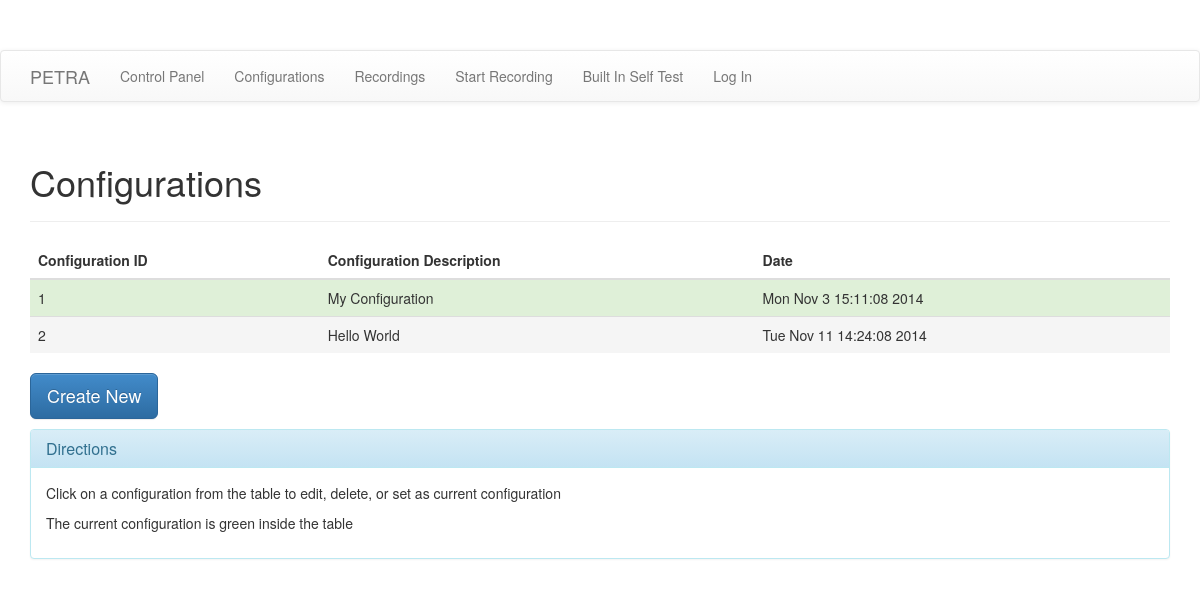
Screenshot of /rec_config/ with the database file from the repository.
### app/models.py (models this page shows, shortened)
class Configuration(db.Model):
    config_id = db.Column(db.Integer, primary_key=True)
    config_name = db.Column(db.String(120), nullable=False)
    config_time = db.Column(db.Integer, nullable=False)
    user_id = db.Column(db.Integer, db.ForeignKey('user.id'))
    ip_1a = db.Column(db.String(20), nullable=True)
    ip_1b = db.Column(db.String(20), nullable=True)
    ip_1c = db.Column(db.String(20), nullable=True)
    ip_1d = db.Column(db.String(20), nullable=True)
    port_1a = db.Column(db.Integer, nullable=True)
    port_1b = db.Column(db.Integer, nullable=True)
    port_1c = db.Column(db.Integer, nullable=True)
    port_1d = db.Column(db.Integer, nullable=True)
    ip_2a = db.Column(db.String(20), nullable=True)
    ip_2b = db.Column(db.String(20), nullable=True)
    ip_2c = db.Column(db.String(20), nullable=True)
    ip_2d = db.Column(db.String(20), nullable=True)
    port_2a = db.Column(db.Integer, nullable=True)
    port_2b = db.Column(db.Integer, nullable=True)
    port_2c = db.Column(db.Integer, nullable=True)
    port_2d = db.Column(db.Integer, nullable=True)
    ip_3a = db.Column(db.String(20), nullable=True)
    ip_3b = db.Column(db.String(20), nullable=True)
    ip_3c = db.Column(db.String(20), nullable=True)
    ip_3d = db.Column(db.String(20), nullable=True)
    port_3a = db.Column(db.Integer, nullable=True)
    port_3b = db.Column(db.Integer, nullable=True)
    port_3c = db.Column(db.Integer, nullable=True)
    port_3d = db.Column(db.Integer, nullable=True)
    ip_4a = db.Column(db.String(20), nullable=True)
    ip_4b = db.Column(db.String(20), nullable=True)
    ip_4c = db.Column(db.String(20), nullable=True)
    ip_4d = db.Column(db.String(20), nullable=True)
    port_4a = db.Column(db.Integer, nullable=True)
    port_4b = db.Column(db.Integer, nullable=True)
    port_4c = db.Column(db.Integer, nullable=True)
    port_4d = db.Column(db.Integer, nullable=True)
    ip_5a = db.Column(db.String(20), nullable=True)
    ip_5b = db.Column(db.String(20), nullable=True)
    ip_5c = db.Column(db.String(20), nullable=True)
    ip_5d = db.Column(db.String(20), nullable=True)
    port_5a = db.Column(db.Integer, nullable=True)
    port_5b = db.Column(db.Integer, nullable=True)
    port_5c = db.Column(db.Integer, nullable=True)
    port_5d = db.Column(db.Integer, nullable=True)
    ip_6a = db.Column(db.String(20), nullable=True)
    ip_6b = db.Column(db.String(20), nullable=True)
    ip_6c = db.Column(db.String(20), nullable=True)
    ip_6d = db.Column(db.String(20), nullable=True)
    port_6a = db.Column(db.Integer, nullable=True)
    port_6b = db.Column(db.Integer, nullable=True)
    port_6c = db.Column(db.Integer, nullable=True)
    port_6d = db.Column(db.Integer, nullable=True)
    ip_7a = db.Column(db.String(20), nullable=True)
    ip_7b = db.Column(db.String(20), nullable=True)
    ip_7c = db.Column(db.String(20), nullable=True)
    ip_7d = db.Column(db.String(20), nullable=True)
    port_7a = db.Column(db.Integer, nullable=True)
    port_7b = db.Column(db.Integer, nullable=True)
    port_7c = db.Column(db.Integer, nullable=True)
    port_7d = db.Column(db.Integer, nullable=True)
    ip_8a = db.Column(db.String(20), nullable=True)
    ip_8b = db.Column(db.String(20), nullable=True)
    ip_8c = db.Column(db.String(20), nullable=True)
    ip_8d = db.Column(db.String(20), nullable=True)
    port_8a = db.Column(db.Integer, nullable=True)
    port_8b = db.Column(db.Integer, nullable=True)
    port_8c = db.Column(db.Integer, nullable=True)
    port_8d = db.Column(db.Integer, nullable=True)

### app/rec_config/views.py (the view)
@rec_config_bp.route('/')
def config():
    configs = Configuration.query.all()
    current_config = CurrentConfiguration.query.first()
    names = []
    dates = []
    ids = []
    current_id = None
    if configs is not None and current_config is not None:
        current_id = current_config.config_id
        for config in configs:
            names.append(config.config_name)
            dates.append(time.ctime(config.config_time/1000000))
            ids.append(config.config_id)
    return render_template("rec_config/rec_config.html", names=names,
                            dates=dates, ids=ids, current_id=current_id)

### app/templates/rec_config/rec_config.html (shortened to what this page needs)
<!DOCTYPE html>
<html lang="en">
  <head>
    <link href="../../static/css/bootstrap.min.css" rel="stylesheet">
    <link rel="stylesheet" type="text/css" href="../../static/css/bootstrap-theme.min.css">
    <link href="../../static/css/starter-template.css" rel="stylesheet">
  </head>
  <body>
  <div class="navbar navbar-default" role="navigation">
    <div class="container">
      <div class="navbar-header">
          <a class="navbar-brand">PETRA</a>
      </div>
      <div class="navbar-collapse collapse">
          <ul class="nav navbar-nav">
              <li><a href="{{ url_for('ctr_panel.control_panel') }}">Control Panel</a></li>
              <li><a href="{{ url_for('rec_config.config') }}">Configurations</a></li>
              <li><a href="{{ url_for('rec_downloader.list') }}">Recordings</a></li>
              <li><a href="{{ url_for('rec_start.recorder') }}">Start Recording</a></li>
              <li><a href="{{ url_for('bist.bist') }}">Built In Self Test</a></li>
              {% if current_user.is_authenticated() %}
              <li><a href="{{ url_for('auth.logout') }}">Log Out</a></li>
              {% else %}
              <li><a href="{{ url_for('auth.login') }}">Log In</a></li>
              {% endif %}
          </ul>
      </div>
    </div>
  </div>
    <div class="container">
      <div class="page-header">
        <h1>Configurations</h1>
      </div>
      <div>
        <table class="table table-hover table-grid">
          <thead>
          <tr>
            <th>Configuration ID</th>
            <th>Configuration Description</th>
            <th>Date</th>
          </tr>
          </thead>
          <tbody>
          {% for num in range(ids|count) %}
            {% if ids[num] == current_id %}
              <tr class="success" onclick="location.href='{{ url_for('rec_config.edit', id=ids[num])}}'">
            {% else %}
              <tr class="active" onclick="location.href='{{ url_for('rec_config.edit', id=ids[num])}}'">
            {% endif %}
                <td>{{ ids[num] }}</td>
                <td>{{ names[num] }}</td>
                <td>{{ dates[num] }}</td>
              </tr>
          {% endfor %}
          </tbody>
        </table>
      </div>
      <a type="button" href="{{ url_for('rec_config.new') }}" class="btn btn-lg btn-primary">Create New</a>
      <div class="panel panel-info">
        <div class="panel-heading"><h3 class="panel-title">Directions</h3></div>
        <div class="panel-body">
          <p>Click on a configuration from the table to edit, delete, or set as current configuration</p>
          <p>The current configuration is green inside the table</p>
        </div>
      </div>
    </div>
  </body>
</html>

### app/static/css/starter-template.css (style rules this page uses)
body { padding-top: 50px; }

### rows the page displays
Configuration: config_name "My Configuration"
Configuration: config_name "Hello World"

### other values shown
{{ ids[num] }} "1" "2"
{{ dates[num] }} "Mon Nov 3 15:11:08 2014" "Tue Nov 11 14:24:08 2014"
